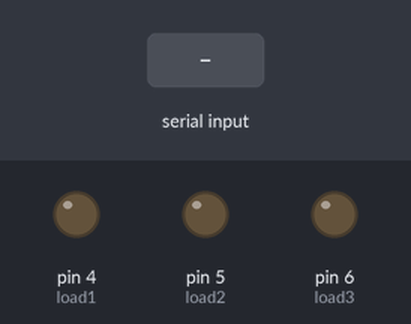
Bench run of a sketch on a simulated Arduino Uno, built with avr-gcc and run on an emulated ATmega328P. Parts: output pins drawn as LEDs (lit = HIGH). The inputs (shaded band) are chosen by the test bench. Pins used as bus, display or sensor lines are not drawn; what the sketch prints to the serial monitor is not drawn.

Above: at 1.2 s.
1.3 s: "1" received over Serial
At 2.2 s:
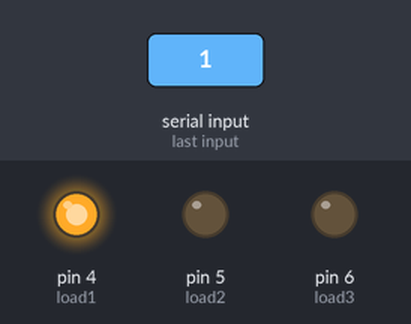
2.8 s: "2" received over Serial
At 3.4 s:
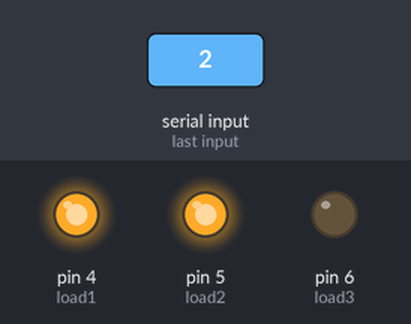
4.3 s: "3" received over Serial
At 5.5 s:
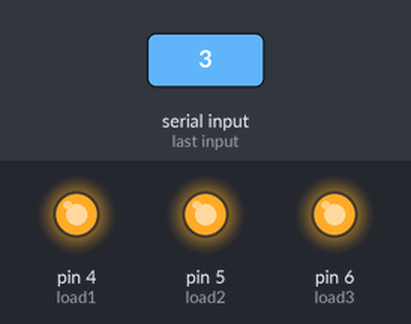
5.8 s: "4" received over Serial
At 6.9 s:
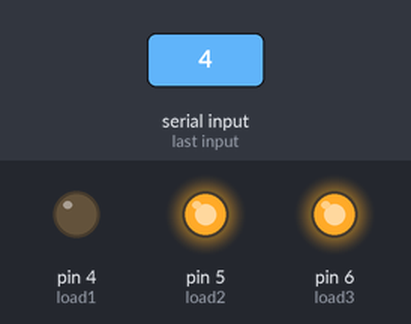
7.3 s: "5" received over Serial
At 8.0 s:
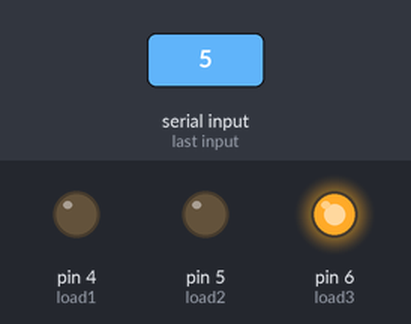
8.8 s: "1" received over Serial
At 9.2 s:
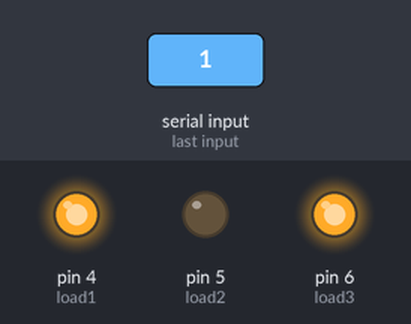
Timing chart, 0 to 11.3 s (numbered marks = the images above; inputs shaded):
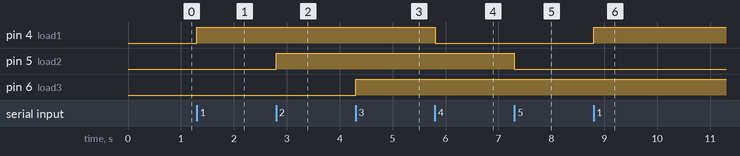

The sketch:

home_automation_system_code.ino
```cpp
const int load1=4;
const int load2=5;
const int load3=6;
const int vcc=8;
int s;
void setup() {
  // put your setup code here, to run once:
  pinMode(load1,OUTPUT);
  pinMode(load2,OUTPUT);
  pinMode(load3,OUTPUT);
  pinMode(vcc,OUTPUT);
  digitalWrite(vcc,HIGH);
  Serial.begin(9600);
}

void loop() {
  // put your main code here, to run repeatedly:
  if(Serial.available()>0)
  {
    s=Serial.read();
    Serial.println(s);
     switch(s)
    {
      case '1': Serial.print("Lights On");
              digitalWrite(load1,HIGH);
              break;
      case '2': Serial.print("Fan On");
              digitalWrite(load2,HIGH);
              break;
      case '3': Serial.print("Ac On");
              digitalWrite(load3,HIGH);
              break;
      case '4': Serial.print("Lights Off");
              digitalWrite(load1,LOW);
              break;
      case '5': Serial.print("Fan Off");
              digitalWrite(load2,LOW);
              break;
      case '6': Serial.print("Ac Off");
              digitalWrite(load3,LOW);
              break;
      default: Serial.print("Default Case Generated");
    }
  }
}
```

Measured:
- after the input at 1.3 s, pin 4 (load1): LOW → HIGH at once
- after the input at 2.8 s, pin 5 (load2): LOW → HIGH at once
- after the input at 4.3 s, pin 6 (load3): LOW → HIGH at once
- after the input at 5.8 s, pin 4 (load1): HIGH → LOW at once
- after the input at 7.3 s, pin 5 (load2): HIGH → LOW at once
- after the input at 8.8 s, pin 4 (load1): LOW → HIGH at once
